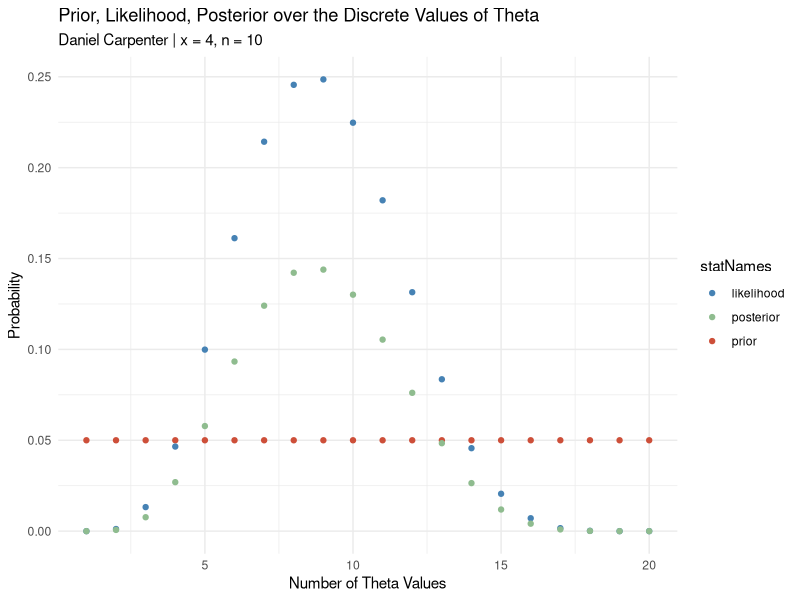
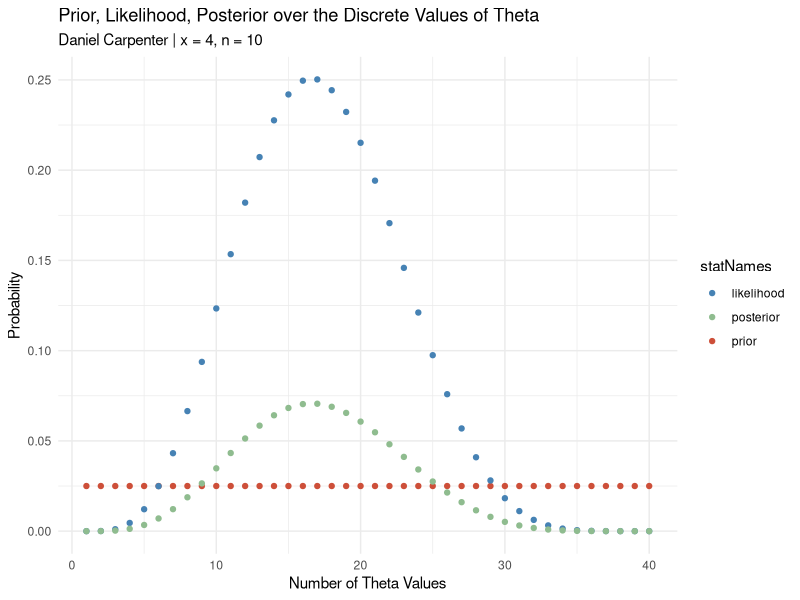
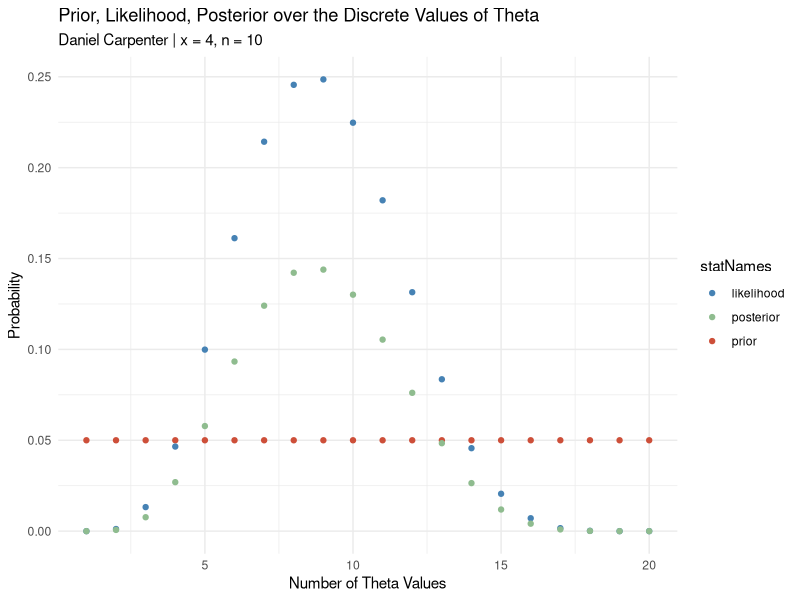
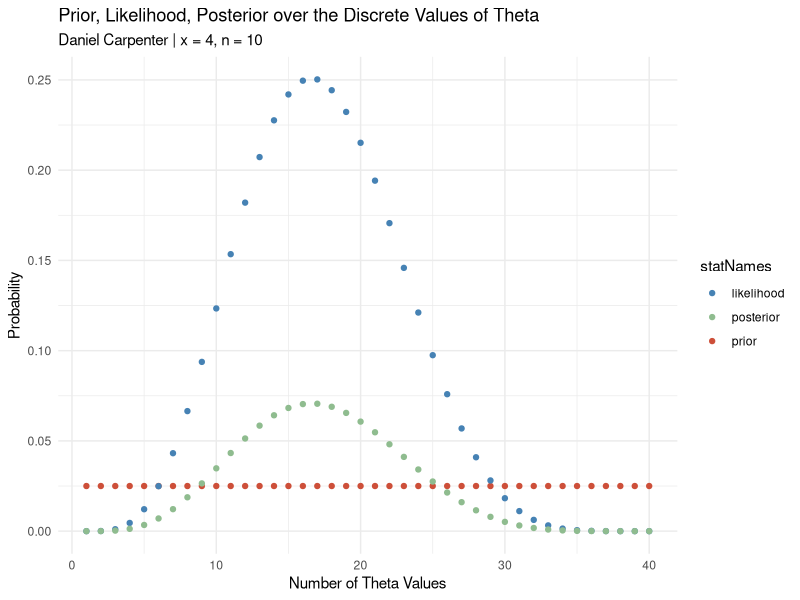
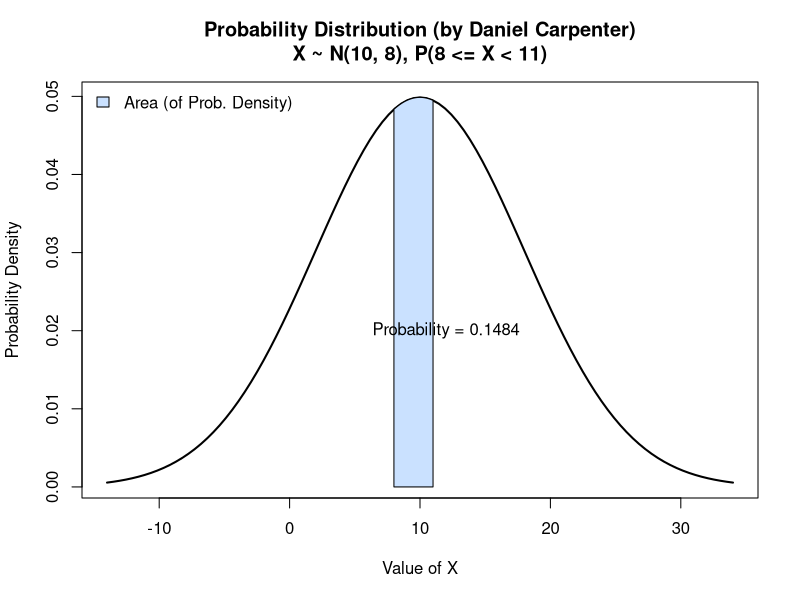
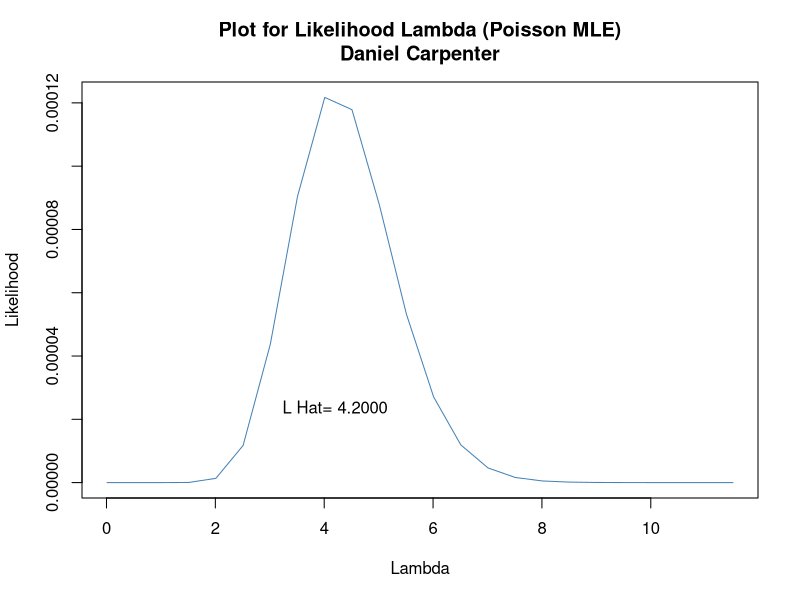
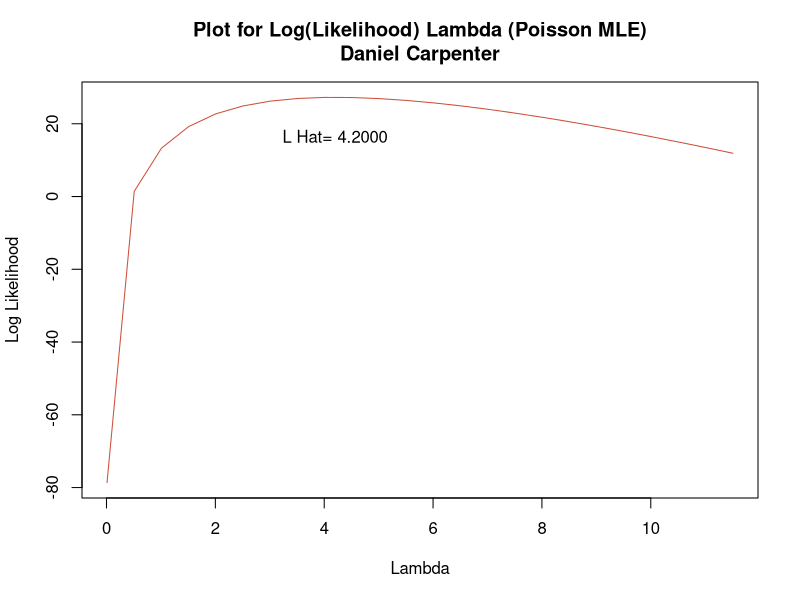
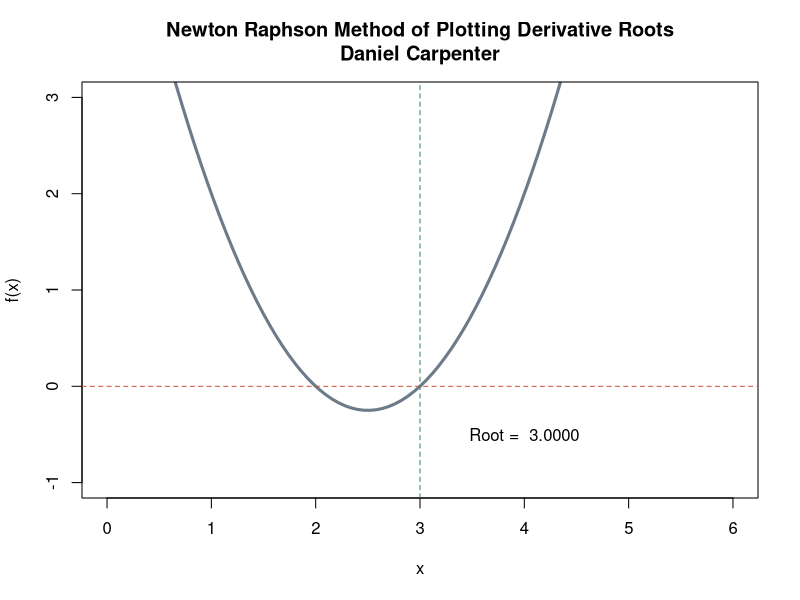

Here is the R script that generated these plots, in order:
## ---- chunk 1
knitr::opts_chunk$set(echo = TRUE)
## ---- chunk 2
# Function that creates a classical point est
classicalPointEst <- function(n) {
  theta <- seq(0, 1, length = n)
  
  # Point Estimate for Theta
  return(mean(theta))
}

n = 10 # Num Trials
classicalPointEst(n)
## ---- chunk 3
# Function for classical CI est at 95% confidence
classicalConfInt95 <- function(classicalPointEstFun = classicalPointEst, n) {
  # Get the classical point est
  pointEst <- classicalPointEstFun(n)
  
  # Return the classical interval
  return(pointEst + c(-1, 1) * 1.95 * sqrt(pointEst*(1 - pointEst) / n))
}
  
classicalConfInt95(classicalPointEst, n)
## ---- chunk 4
mycoin <- mybinpost <- function(n, x, p, prior, alpha) {
  
  # CALCULATIONS -------------------------------------------
    
    ## Get the length of p
    numRows <- length(p)
  
    ## Calculate the likelihood
    likelihood  = dbinom(x=x, size=n, prob=p)
    
    ## Calculate the Prior x the Likelihood
    h <-  prior * likelihood
    
    ## Get the posterior Distribution
    posterior = h / sum(h) 
    
    ## Consolidate into a matrix with row and column names
    bayesMatrix <- matrix(c(p, prior, likelihood, h, posterior), 
                        nr = numRows, nc = 5, byrow = FALSE)
    colnames(bayesMatrix) <- c("p", "prior", "likelihood", "h", "posterior")
    rownames(bayesMatrix)= c(rep("", numRows))
    rbind(bayesMatrix, colSums(bayesMatrix)) # Column totals

        
  # PLOTTING -----------------------------------------------
    
    ## Define some colors for the later plots
      red   = 'tomato3'
      blue  = 'steelblue'
      green = 'darkseagreen'
      colorPalette <- c(blue, green, red) # Consolidate in color palette
    
    ## Number of Theta numbers to plot
    thetaNumericValues = 1:numRows
    
    ## Convert to data frame for ggplot
    df <- as.data.frame(cbind(bayesMatrix, thetaNumericValues))
    
    
    if(!require(tidyverse)) install.packages(tidyverse)
    df <- df %>%
      
      ### Select to only the needed data
      select(-h) %>%
      
      ### Pivot y axis variables into single column for ggplot-ing
      pivot_longer(cols      = c("prior", "likelihood", "posterior"),
                   values_to = "values",
                   names_to  = "statNames")
    
    ## Plot it!
    basePlot <- ggplot(df,
                       aes(x = thetaNumericValues,
                           y = values,
                           color = statNames)) +
      ### Theme and colors
      theme_minimal() +
      scale_color_manual(values = colorPalette) +
      
      ### Labels
      labs(title = "Prior, Likelihood, Posterior over the Discrete Values of Theta",
           subtitle = paste0("Daniel Carpenter | x = ", x, ", n = ", n),
           x = 'Number of Theta Values', y = 'Probability')+ 
      
      ### Create the points
      geom_point()
    
    # Output Plot
    print(basePlot)
    
    
  # BCI & Point Est ------------------------------------------
    
    ## BCI
    cp = cumsum(posterior) # cumulative sum
    L = max(which(cp<alpha/2)) # this gives the max index where  cp < alpha/2
    U = min(which(cp > 1-alpha/2))
    BCI = df$p[c(L,U)] # close to the desired BCI
    
    ## Bayesian point estimate is the posterior mean
    bayesPointEst <- mean(posterior)
    
    
  # CLasical Point Est and Interval 95% CI ----------------
      classicalPointEstimate <- classicalPointEst(n)    
      cCI95 <- classicalConfInt95(classicalPointEst, n)

          
  # RETURN DATA ---------------------------------------------
      
    # Create a folder for the Output to stay organized
    outputFolder <- 'Output/'
    dir.create(outputFolder)
    
    # Create the folder for this task
    task1Folder  <- paste0(outputFolder, 'Task_01/')
    dir.create(task1Folder)
    print(paste0('Please find the Output Files located at ', task1Folder))
    
    ## File name for writing data to current wd
    nameOfFile <- paste("", sum(p),sum(prior),n,x,alpha, sep = "_") # Used this name since unique identifier
    
    ## Write a CSV  
    write.csv(x = as.data.frame(bayesMatrix), 
              file = paste0(task1Folder, "BayesBox", nameOfFile, ".csv"))
      
    ## Write above plot to jpg
    ggsave(filename = paste0(task1Folder, "BayesPlot", nameOfFile, ".jpg"),
           plot     = basePlot,
           height   = 8.5,
           width    = 11)
    
    ## Used for latex output of a matrix
    if(!require(xtable)) install.packages(xtable)
    
    ## Return a list of relevant data
    return(list('bayesMatrix'      = bayesMatrix,
                'bayesPointEst'    = bayesPointEst,
                'bayesCredIntvl95' = BCI,
                'classicalPEst'    = classicalPointEstimate,
                'classicalCI95'    = cCI95))
}

## ---- chunk 5
mycoin(p = seq(0,1,length=20), prior =rep(1/20, 20), n=10, x=4, alpha = 0.05)
mycoin(p = seq(0,1,length=40), prior =rep(1/40, 40), n=10, x=4, alpha = 0.05)
mycoin(p = seq(0,1,length=20), prior =rep(1/20, 20), n=10, x=4, alpha = 0.1)

# Assume Prior equaling the length of the p
pr =rep(1/40, 40)
mycoin(p = seq(0,1,length=40), prior = pr, n =10, x=4, alpha=0.05)
## ---- chunk 6
n = 1000  # Intervals
p = 0.5   # Probability
## ---- chunk 7

varMethod1 <- function(n, p) {
  # Calculate the binomial distribution using parameters n, p, and q
  mu = n * p
  X  = pbinom(q=1-p, size=n, prob=p)
  
  # Calculate the variance of X using above formula 
  variance = (X - mu)^2 / n
  return(format(round(variance, 1), nsmall=1))
}

varMethod1(n, p)
## ---- chunk 8
varMethod2 <- function(n, p) {
  # Calculate q
  q = 1 - p
  
  # Calculate the variance
  variance2 <- n*p*q
  return(variance2)
}

varMethod2(n, p)
## ---- chunk 9
    mynorm <- function(mu, sigma, 
                       lowerBound = NA, upperBound = NA, 
                       alpha,
                       roundTo = 4, 
                       color = paste0("lightsteelblue", floor(runif(1, min=1, max=4))),
                       returnCMD = TRUE)
    {
      
      # Calculate the "xlim" lower and upper bound for the Normal PDF Curve
      curveLowerBound <- mu - 3*sigma
      curveUpperBound <- mu + 3*sigma
      
      # Initialize variables related to output and graph
      title <- ""   # Title of graph
      exactProb = 0 # The exact probability of the questions
      
      # If no provided LOWER AND UPPER Bound (NA as parameter value) then assume none
      if (!(is.na(lowerBound)) & !(is.na(upperBound))) {
        title <- paste0(", P(", lowerBound, " <= X < ",upperBound,")")
        exactProb = pnorm(upperBound, mu, sigma) - pnorm(lowerBound, mu, sigma) # calculate prob 
        
      # If no provided LOWER Bound (NA as parameter value) then assume none
      } else if (is.na(lowerBound)) {
        lowerBound = curveLowerBound
        title <- paste0(", P(X < ",upperBound,")") # Set a dynamic title
        exactProb = pnorm(upperBound, mu, sigma) # calculate prob 
        
      # If no provided UPPER Bound (NA as parameter value) then assume none
      } else if(is.na(upperBound)) {
        upperBound = curveUpperBound
        title <- paste0(", P(X >= ",lowerBound,")")
        exactProb = 1 - pnorm(lowerBound, mu, sigma) # calculate prob 
      }
      
      # Create the line that displays the bell curve (between the CURVE bounds defined above)
      curve(
        
        ## Normally Distributed
        dnorm(x,mu,sigma), 
        
        ## Normally Distributed
        xlim=c(curveLowerBound, curveUpperBound), 
        
        ## Line width
        lwd =2, 
        
        ## Title with descriptive characteristics about function parameters
        main = paste0("Probability Distribution (by Daniel Carpenter)\n",
                      "X ~ N(",mu,", ",sigma,")", title),
        
        ## X and Y labels
        ylab = 'Probability Density',
        xlab = 'Value of X',
      )

      
      # Add the AREA of between the lower and upper bound P(lowerBound<X<=upperBound)
      
        ## X-Axis curve (length does not matter)
        xcurve = seq(lowerBound,upperBound, length=1000)
        
        ## Y-Axis Curve
        ycurve = dnorm(xcurve, mu,sigma)
        
        ## Combine the X and Y curve to form the area (in green)
        polygon(c(lowerBound, xcurve, upperBound), 
                c(0, ycurve, 0), 
                col=color) 
        
        ## Legend
        legend("topleft", legend="Area (of Prob. Density)", 
               fill=color, bty = "n")
      
      # Add the probability as text
        
        ## Calculate the area (probability)
        area = exactProb
        areaRounded = format(round(area, roundTo), nsmall=roundTo)
        
        ## Place this on the above plot
        text(12,0.02,substitute(paste("Probability = ", areaRounded), 
                                list(areaRounded = areaRounded)))
        
      # Quantiles
        
        ## Alpha (Lower Tail)
        lowerTail = qnorm(p = alpha / 2, 
                          mean = mu, sd = sigma,
                          lower.tail = TRUE)
        
        ## 1 minus alpha (upper tail)
        upperTail = qnorm(p = alpha / 2, 
                          mean = mu, sd = sigma,
                          lower.tail = FALSE)
        
      # Return stats about the Plot
      if (returnCMD) {
        return(list(shadedArea = areaRounded,
                    lowerTail = lowerTail,
                    upperTail = upperTail))
      }
    }
## ---- chunk 10
mynorm(mu=10, sigma=8, 
       lowerBound = 8, upperBound = 11,
       alpha = 0.10)
## ---- chunk 11

myml = function(x) {
  
  # Create lambda vector as a set of values ranging from 0 to 2*max(x)
  lambda=seq(.01,2*max(x),0.5)
  
  # Calculate Poisson MLE
  lambdahat = sum(x)/length(x)
  
  #the likelihood function
  lik <- exp(-length(x)* lambda)*(lambda^sum(x))/prod(factorial(x))
  
  #the loglikelihood function
  loglik <- -length(x)* lambda+sum(x)*log(lambda)+log(prod(factorial(x)))
  
  # Plot the likelihood
  plot(lambda, lik,    
       col = 'steelblue', type = 'l', 
       main = 'Plot for Likelihood Lambda (Poisson MLE)\nDaniel Carpenter',
       xlab = 'Lambda', ylab = 'Likelihood')
  text(x=lambdahat, y=mean(lik), paste('L Hat=',format(round(lambdahat, 4), nsmall=4)))
  
  # Plot the loglikelihood
  plot(lambda, loglik,
       col = 'tomato3', type = 'l', 
       main = 'Plot for Log(Likelihood) Lambda (Poisson MLE)\nDaniel Carpenter',
       xlab = 'Lambda', ylab = 'Log Likelihood')
  text(x=lambdahat, y=mean(loglik), paste('L Hat=',format(round(lambdahat, 4), nsmall=4)))
  
  return(list(lambdahat = lambdahat))
}
## ---- chunk 12
x = c(3,4,3,5,6)
myml(x)
## ---- chunk 13

mynr <- function(f, fdash, x0,
                 tol = 1e-5, n = 1000) 
{
  
  # ROOT CALCULATIONS ---------------------------------------------------------
  
  # Check the initial guess is correct
  fa <- f(x0)
  if (fa == 0.0) {
    approxRoot <- x0
  } else {   # If not the guess, then solve
    for (i in 1:n) {
      x1 <- x0 - (f(x0) / fdash) # Calculate next value x1
      n[i] <- x1 # Store x1
      
      # Once the difference between x0 and x1 becomes sufficiently small, output the results.
      if (abs(x1 - x0) < tol) {
        approxRoot <- tail(n, n=1)
      }
      # If mynr function has not yet reached convergence set x1 as x0 and continue
      x0 <- x1
    }
  }
  
  # PLOTS --------------------------------------------------------------------
  
  # Plot the function
  curve(f, col='slategray4', lwd=3, lty=1, ylab='f(x)',
        xlim=c(approxRoot-3,approxRoot+3), ylim=c(-1,3))
  
  # X Axis
  abline(h=0, col = 'tomato3', lty=2, lwd=1)
  
  # Where function crosses x axis
  abline(v=approxRoot, col = 'seagreen4',  lty=2, lwd=1)
  
  # Plot the root as text, rounded to 4 decimals
  text(x=approxRoot + 1, y = -0.5, paste("Root = ",format(round(approxRoot, 4), nsmall=4)))
  
  # Title
  title(main = "Newton Raphson Method of Plotting Derivative Roots\nDaniel Carpenter")
  
  # Return the Root Approximation  
  return(list('ApproxRoot' = approxRoot))
}
## ---- chunk 14
# Package for computing derivative
if(!require(numDeriv)) install.packages('numDeriv') 

# Inputs
  
  ## Base Function to take derivative of and plot
  f <- function(x) { x^2-5*x+6 } 
  
  ## Initial guess of root
  x0 <- 5 
  
  ## First-order derivative f'(x0)
  fdash <- genD(func = f, x = x0)$D[1] 

# Call Function
mynr(f, fdash, x0)
## ---- chunk 15

## ---- chunk 16

mynrf <- function(f, x0,
                 tol = 1e-5, n = 1000) 
{
  
  # ROOT CALCULATIONS ---------------------------------------------------------
 
  # Package for computing derivative
  if(!require(numDeriv)) install.packages('numDeriv') 

  ## First-order derivative f'(x0)
  fdash <- genD(func = f, x = x0)$D[1]  
  
  # Check the initial guess is correct
  fa <- f(x0)
  if (fa == 0.0) {
    approxRoot <- x0
  } else {   # If not the guess, then solve
    for (i in 1:n) {
      x1 <- x0 - (f(x0) / fdash) # Calculate next value x1
      n[i] <- x1 # Store x1
      
      # Once the difference between x0 and x1 becomes sufficiently small, output the results.
      if (abs(x1 - x0) < tol) {
        approxRoot <- tail(n, n=1)
      }
      # If mynr function has not yet reached convergence set x1 as x0 and continue
      x0 <- x1
    }
  }
  
  # PLOTS --------------------------------------------------------------------
  
  # Plot the function
  curve(f, col='slategray4', lwd=3, lty=1, ylab='f(x)',
        xlim=c(approxRoot-3,approxRoot+3), ylim=c(-1,3))
  
  # X Axis
  abline(h=0, col = 'tomato3', lty=2, lwd=1)
  
  # Where function crosses x axis
  abline(v=approxRoot, col = 'seagreen4',  lty=2, lwd=1)
  
  # Plot the root as text, rounded to 4 decimals
  text(x=approxRoot + 1, y = -0.5, paste("Root = ",format(round(approxRoot, 4), nsmall=4)))
  
  # Title
  title(main = "Newton Raphson Method of Plotting Derivative Roots\nDaniel Carpenter")
  
  # Return the Root Approximation  
  return(list('ApproxRoot' = approxRoot))
}
## ---- chunk 17

# Inputs
  
  ## Base Function to take derivative of and plot
  f <- function(x) { x^2-5*x+6 } 
  
  ## Initial guess of root
  x0 <- 5 

# Call Function
mynrf(f, x0)
